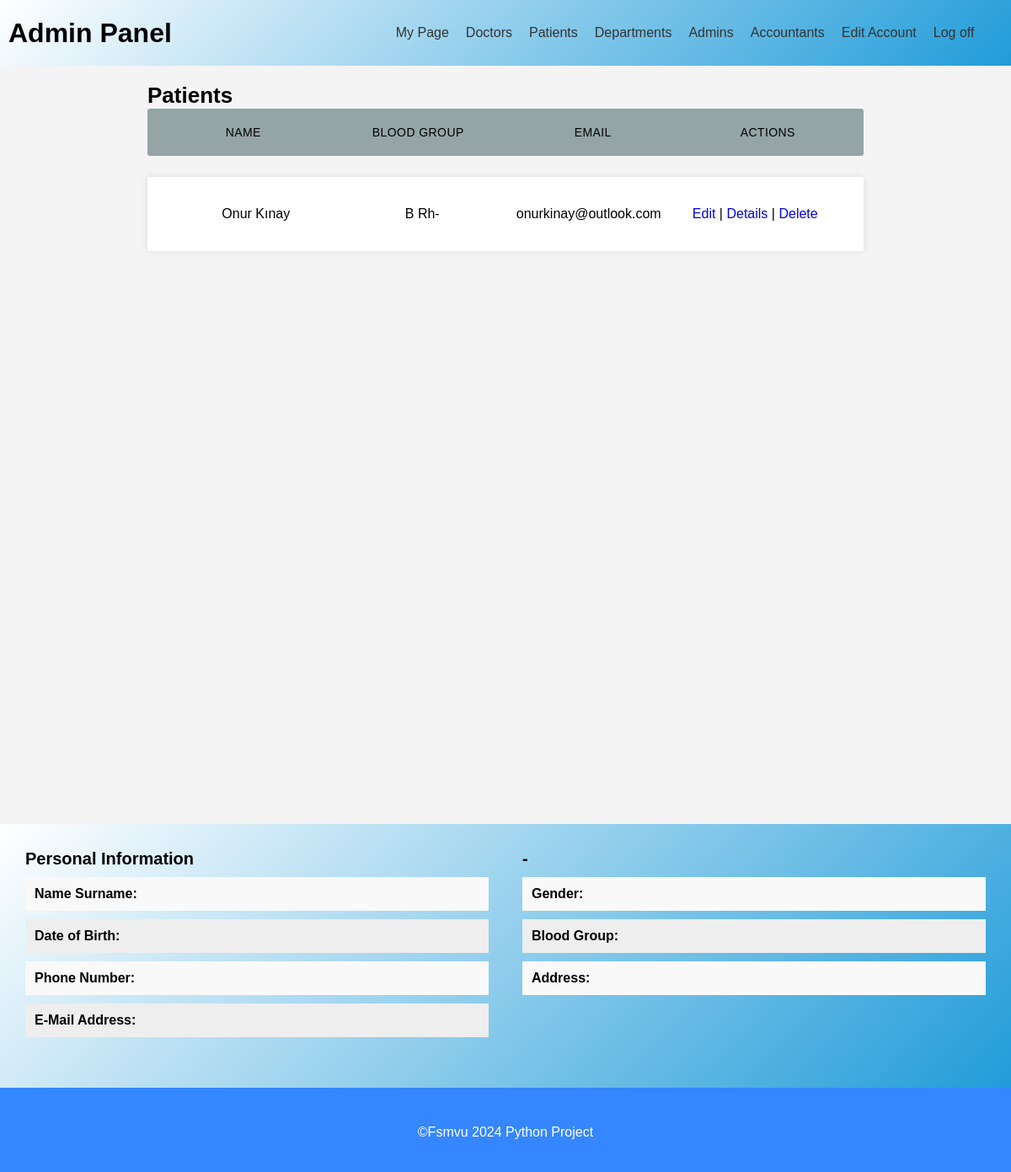
Before: /Patients/ (signed in) with the older database file.
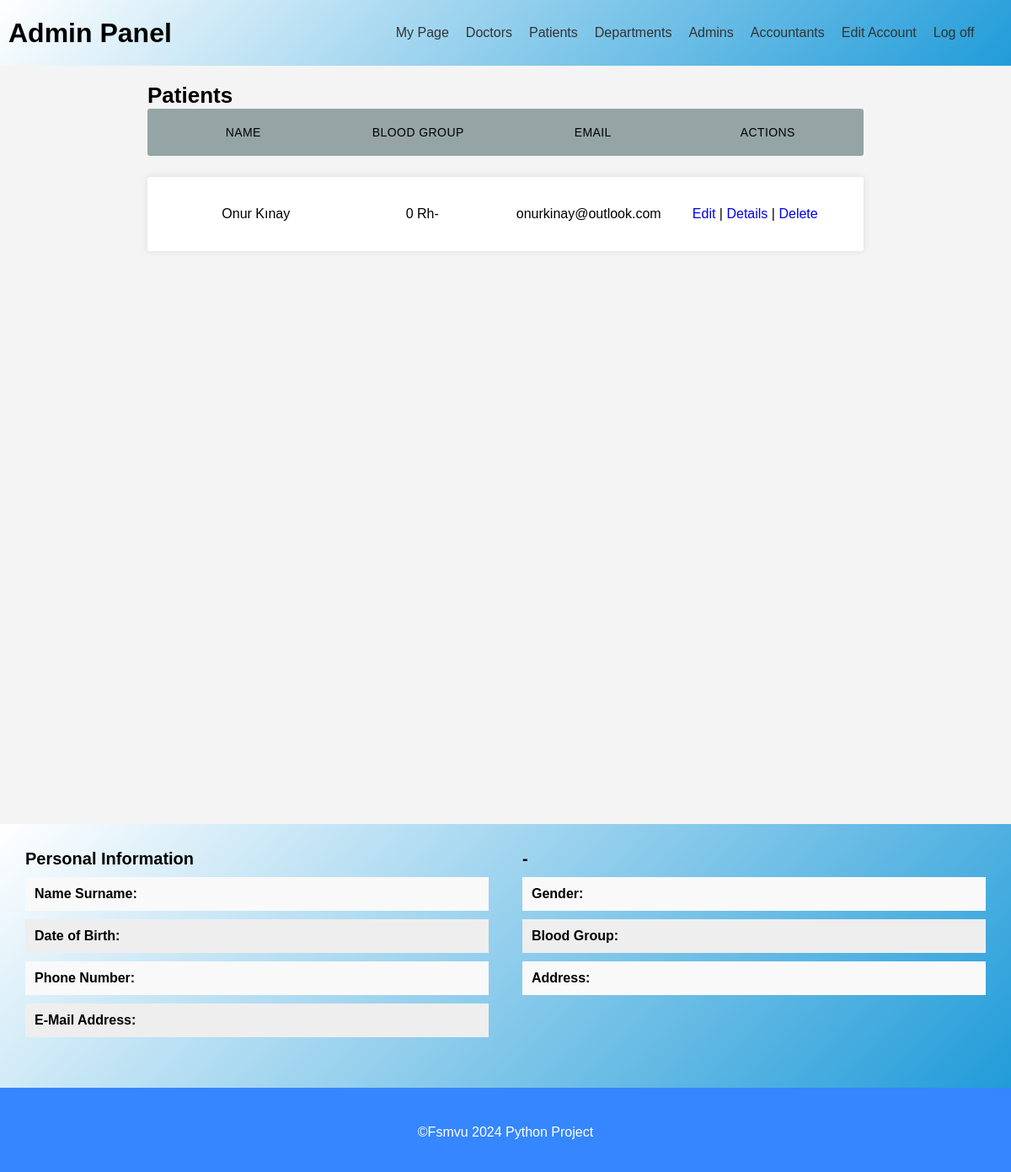
After: the same page with the newer database file.
### patient/models.py (models this page shows, shortened)
class Patient(models.Model):
    ID = models.BigAutoField(primary_key=True)
    User = models.ForeignKey(settings.AUTH_USER_MODEL,on_delete=models.CASCADE,blank=True, null=True)
    DateOfBirth = models.DateField(verbose_name="Date of Birth")
    Gender = models.CharField(max_length=1, choices=GENDER_CHOICES)
    Blood_Group = models.CharField(max_length = 20,  choices = BLOOD_GROUPS, default = '1',verbose_name="Blood Group")
    Address =models.TextField()
    Phone = models.CharField(max_length=11)
    IsVisible = models.BooleanField(default=True)
    class Meta:
        db_table = "patient"

### patient/views.py (the view)
# urls.py: path('',views.home,name=""),
@login_required
@user_passes_test(lambda u: is_member(u,["Admin"]))
def home(request):
    context ={}
    context["dataset"] = Patient.objects.all()
    return render(request, "patient/home.html", context)

### patient/views.py (called while the page is built)
def is_member(user, listgroup):
    return user.groups.filter(name__in=listgroup).exists()

### patient/templates/patient/home.html (shortened to what this page needs)
{% extends 'management_base.html' %}
{% load static %}
{% block content %}
  <section id="hasta-yonetimi">
    <div class="container">
      <h2>Patients</h2>
      <ul class="responsive-table">
        <li class="table-header">
          <div class="col col-1">Name</div>
          <div class="col col-2">Blood Group</div>
          <div class="col col-3">Email</div>
          <div class="col col-4">Actions</div>
        </li>
        {% for data in dataset %}
          <li class="table-row">
            <div class="col col-1" data-label="Job Id">{{ data.User.first_name }} {{ data.User.last_name }}</div>
            <div class="col col-2" data-label="City">{{ data.get_Blood_Group_display }}</div>
            <div class="col col-3" data-label="Email">{{ data.User.email }}</div>
            <div class="col col-4" data-label="Operation">
              <a href="/Patients/Edit/{{ data.ID }}/">Edit</a> |
              <a class="getDetails" href="/Patients/Details/{{ data.ID }}">Details</a> |
              <a class="delete" href="/Patients/Delete/{{ data.ID }}">Delete</a>
            </div>
          </li>
        {% endfor %}
      </ul>
    </div>
  </section>
  <div id="ex1" class="modal" style="max-width:initial">
    <section id="ozel-sayfa" style="padding:0;margin-bottom:0">
      <div class="container" style="max-width:initial">
        <div class="kisisel-bilgiler">
          <h3>Personal Information</h3>
          <ul>
            <li class="patNameSurname">
              <span>Name Surname:</span>
            </li>
            <li class="patDoB">
              <span>Date of Birth:</span>
            </li>
            <li class="patNumber">
              <span>Phone Number:</span>
            </li>
            <li class="patEmail">
              <span>E-Mail Address:</span>
            </li>
          </ul>
        </div>
        <div class="hesap-bilgileri">
          <h3>-</h3>
          <ul>
            <li class="patGender">
              <span>Gender:</span>
            </li>
            <li class="patBlood">
              <span>Blood Group:</span>
            </li>
            <li class="patAddress">
              <span>Address:</span>
            </li>
          </ul>
        </div>
      </div>
    </section>
  </div>
{% endblock %}

Changed rows visible on the page:
changed Patient "Onur": Blood_Group "B Rh-" → "0 Rh-"
